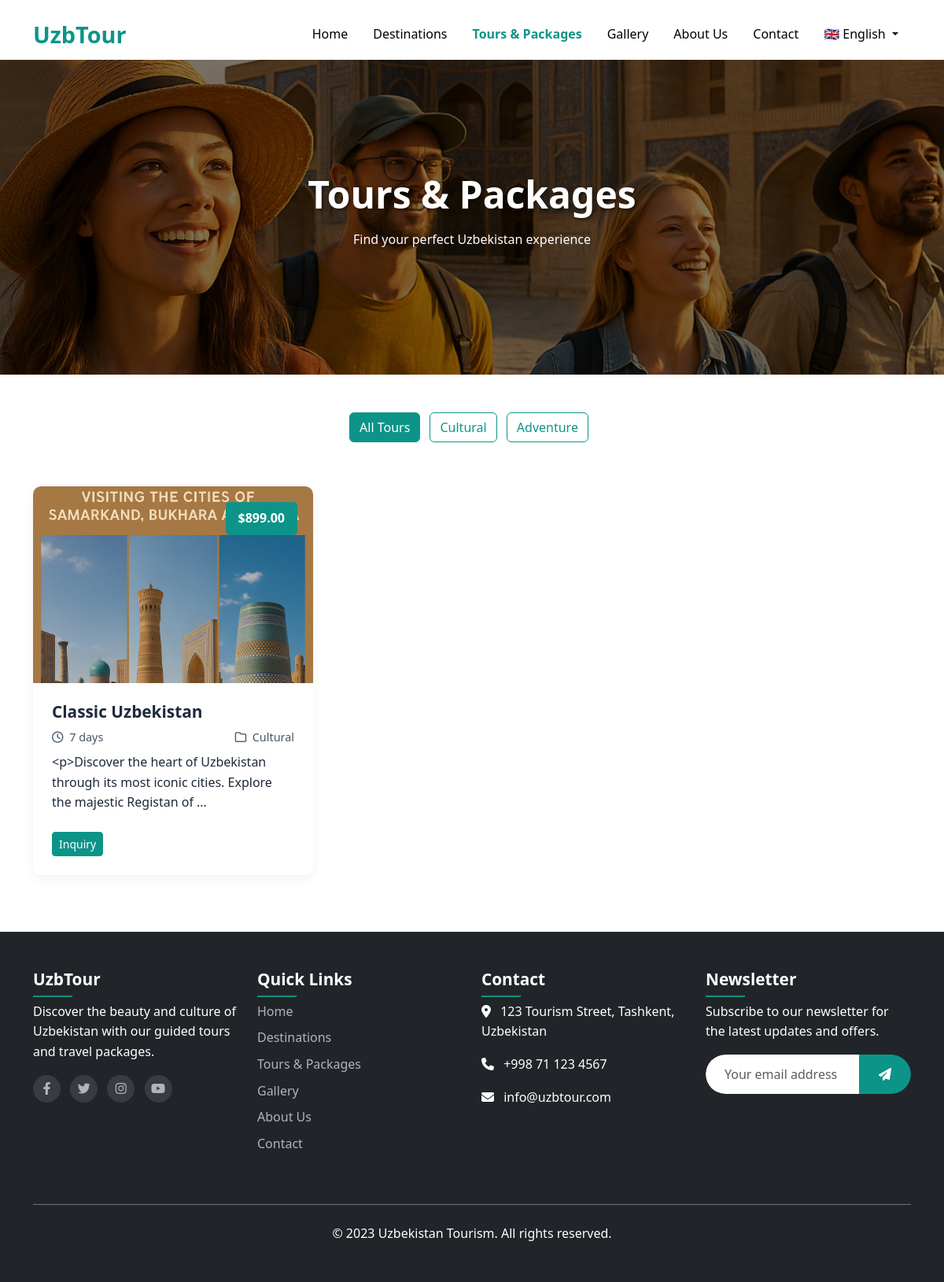
The app's page /en/tours/, older data.
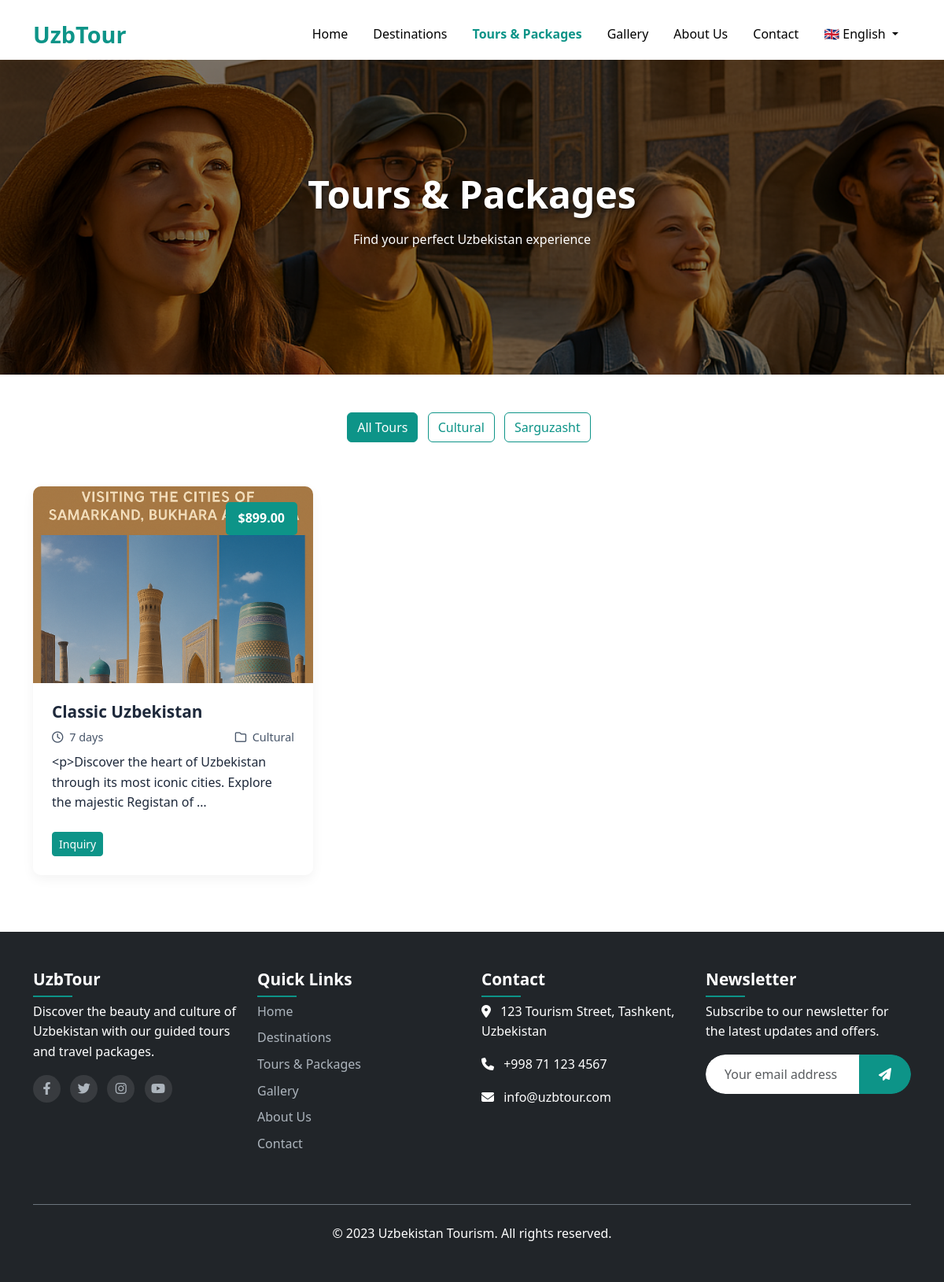
The same page, newer data.
### tours/models.py (models this page shows, shortened)
class TourCategory(models.Model):
    name = models.CharField(_('Name'), max_length=100)
    slug = models.SlugField(_('Slug'), unique=True)
    class Meta:
        verbose_name = _('Tour Category')
        verbose_name_plural = _('Tour Categories')

class Tour(models.Model):
    name = models.CharField(_('Name'), max_length=200)
    slug = models.SlugField(_('Slug'), unique=True)
    description = RichTextField(_('Description'))
    price = models.DecimalField(_('Price'), max_digits=10, decimal_places=2)
    duration = models.PositiveIntegerField(_('Duration (days)'))
    image = models.ImageField(_('Image'), upload_to='tours/')
    category = models.ForeignKey(TourCategory, on_delete=models.CASCADE, related_name='tours',
                                 verbose_name=_('Category'))
    highlights = RichTextField(_('Highlights'))
    created_at = models.DateTimeField(_('Created at'), auto_now_add=True)
    updated_at = models.DateTimeField(_('Updated at'), auto_now=True)
    class Meta:
        verbose_name = _('Tour')
        verbose_name_plural = _('Tours')
        ordering = ['-created_at']

### tours/views.py (the view)
# urls.py: path('', views.tour_list, name='list'),
def tour_list(request):
    categories = TourCategory.objects.all()
    category_slug = request.GET.get('category')
    if category_slug:
        category = get_object_or_404(TourCategory, slug=category_slug)
        tours = Tour.objects.filter(category=category)
    else:
        tours = Tour.objects.all()
    context = {
        'categories': categories,
        'tours': tours,
        'current_category': category_slug,
    }
    return render(request, 'tours/list.html', context)

### core/templatetags/custom_filters.py (called while the page is built)
@register.filter
def multiply(value, arg):
    return int(value) * int(arg)

### templates/tours/list.html (shortened to what this page needs)
{% extends 'base.html' %}
{% load static %}
{% load i18n %}
{% load custom_filters %}
{% block content %}
    <section class="page-hero">
        <div class="page-hero-image">
            <img src="{% static 'images/tours-hero.jpg' %}" alt="{% trans 'Tours in Uzbekistan' %}">
            <div class="page-hero-overlay"></div>
        </div>
        <div class="page-hero-content">
            <div class="container text-center">
                <h1>{% trans "Tours & Packages" %}</h1>
                <p>{% trans "Find your perfect Uzbekistan experience" %}</p>
            </div>
        </div>
    </section>
    <section class="tours-section py-5">
        <div class="container">
            <div class="filter-buttons text-center mb-5">
                <a href="{% url 'tours:list' %}" class="btn {% if not current_category %}btn-primary{% else %}btn-outline-primary{% endif %} me-2 mb-2">
                    {% trans "All Tours" %}
                </a>
                {% for category in categories %}
                    <a href="{% url 'tours:list' %}?category={{ category.slug }}" class="btn {% if current_category == category.slug %}btn-primary{% else %}btn-outline-primary{% endif %} me-2 mb-2">
                        {{ category.name }}
                    </a>
                {% endfor %}
            </div>
            <div class="row">
                {% for tour in tours %}
                    <div class="col-md-6 col-lg-4 mb-4" data-aos="fade-up" data-aos-delay="{{ forloop.counter|add:'-1'|multiply:100 }}">
                        <div class="tour-card">
                            <div class="tour-image">
                                <div class="tour-price">
                                    <span>${{ tour.price }}</span>
                                </div>
                            </div>
                            <div class="tour-content">
                                <h3>{{ tour.name }}</h3>
                                <div class="tour-meta">
                                    <span><i class="far fa-clock me-1"></i> {{ tour.duration }} {% trans "days" %}</span>
                                    <span><i class="far fa-folder me-1"></i> {{ tour.category.name }}</span>
                                </div>
                                <p class="mt-2">{{ tour.description|truncatewords:15 }}</p>
                                <a href="{% url 'tours:detail' tour.slug %}" class="btn btn-primary btn-sm mt-2">{% trans "Inquiry" %}</a>
                            </div>
                        </div>
                    </div>
                {% empty %}
                    <div class="col-12 text-center">
                        <p>{% trans "No tours found." %}</p>
                    </div>
                {% endfor %}
            </div>
        </div>
    </section>
{% endblock %}

### templates/base.html (shortened to what this page needs)
{% load static %}
{% load i18n %}
<!DOCTYPE html>
<html lang="{{ LANGUAGE_CODE }}">
<head>
  <link href="https://cdn.jsdelivr.net/npm/bootstrap@5.3.0/dist/css/bootstrap.min.css" rel="stylesheet">
  <link rel="stylesheet" href="https://cdnjs.cloudflare.com/ajax/libs/font-awesome/6.4.0/css/all.min.css">
  <link href="https://unpkg.com/aos@2.3.1/dist/aos.css" rel="stylesheet">
  <link rel="stylesheet" href="{% static 'css/style.css' %}">
</head>
<body id="body" class="{% if request.resolver_match.url_name == 'home' %}home-page{% else %}inner-page{% endif %}">
  <header class="header" id="header">
    <nav class="navbar navbar-expand-lg fixed-top">
      <div class="container">
        <a class="navbar-brand" href="{% url 'core:home' %}">UzbTour</a>
        <div class="collapse navbar-collapse" id="navbarNav">
          <ul class="navbar-nav ms-auto">
            <li class="nav-item">
              <a class="nav-link {% if request.resolver_match.app_name == 'core' %}active{% endif %}" href="{% url 'core:home' %}">{% trans "Home" %}</a>
            </li>
            <li class="nav-item">
              <a class="nav-link {% if request.resolver_match.app_name == 'destinations' %}active{% endif %}" href="{% url 'destinations:list' %}">{% trans "Destinations" %}</a>
            </li>
            <li class="nav-item">
              <a class="nav-link {% if request.resolver_match.app_name == 'tours' %}active{% endif %}" href="{% url 'tours:list' %}">{% trans "Tours & Packages" %}</a>
            </li>
            <li class="nav-item">
              <a class="nav-link {% if request.resolver_match.app_name == 'gallery' %}active{% endif %}" href="{% url 'gallery:gallery' %}">{% trans "Gallery" %}</a>
            </li>
            <li class="nav-item">
              <a class="nav-link {% if request.resolver_match.app_name == 'about' %}active{% endif %}" href="{% url 'about:about' %}">{% trans "About Us" %}</a>
            </li>
            <li class="nav-item">
              <a class="nav-link {% if request.resolver_match.app_name == 'contact' %}active{% endif %}" href="{% url 'contact:contact' %}">{% trans "Contact" %}</a>
            </li>
            <li class="nav-item dropdown">
              <form action="{% url 'set_language' %}" method="post" id="language-form">
                <a class="nav-link dropdown-toggle" href="#" id="languageDropdown" role="button" data-bs-toggle="dropdown">
                  {% if LANGUAGE_CODE == 'en' %}
                    🇬🇧 English
                  {% elif LANGUAGE_CODE == 'ru' %}
                    🇷🇺 Русский
                  {% elif LANGUAGE_CODE == 'uz' %}
                    🇺🇿 O'zbek
                  {% endif %}
                </a>
              </form>
            </li>
          </ul>
        </div>
      </div>
    </nav>
  </header>
  <main>
    {% block content %}{% endblock %}
  </main>
  <footer class="footer bg-dark text-white py-5">
    <div class="container">
      <div class="row">
        <div class="col-md-3 mb-4">
          <h5 class="mb-3">UzbTour</h5>
          <p>{% trans "Discover the beauty and culture of Uzbekistan with our guided tours and travel packages." %}</p>
          <div class="social-icons">
            <a href="#" class="me-2"><i class="fab fa-facebook-f"></i></a>
            <a href="#" class="me-2"><i class="fab fa-twitter"></i></a>
            <a href="#" class="me-2"><i class="fab fa-instagram"></i></a>
            <a href="#"><i class="fab fa-youtube"></i></a>
          </div>
        </div>
        <div class="col-md-3 mb-4">
          <h5 class="mb-3">{% trans "Quick Links" %}</h5>
          <ul class="list-unstyled">
            <li><a href="{% url 'core:home' %}">{% trans "Home" %}</a></li>
            <li><a href="{% url 'destinations:list' %}">{% trans "Destinations" %}</a></li>
            <li><a href="{% url 'tours:list' %}">{% trans "Tours & Packages" %}</a></li>
            <li><a href="{% url 'gallery:gallery' %}">{% trans "Gallery" %}</a></li>
            <li><a href="{% url 'about:about' %}">{% trans "About Us" %}</a></li>
            <li><a href="{% url 'contact:contact' %}">{% trans "Contact" %}</a></li>
          </ul>
        </div>
        <div class="col-md-3 mb-4">
          <h5 class="mb-3">{% trans "Contact" %}</h5>
          <address class="mb-0">
            <p><i class="fas fa-map-marker-alt me-2"></i> 123 Tourism Street, Tashkent, Uzbekistan</p>
            <p><i class="fas fa-phone me-2"></i> +998 71 123 4567</p>
            <p><i class="fas fa-envelope me-2"></i> info@uzbtour.com</p>
          </address>
        </div>
        <div class="col-md-3 mb-4">
          <h5 class="mb-3">{% trans "Newsletter" %}</h5>
          <p>{% trans "Subscribe to our newsletter for the latest updates and offers." %}</p>
          <form class="newsletter-form">
            <div class="input-group">
              <input type="email" class="form-control" placeholder="{% trans 'Your email address' %}">
              <button class="btn btn-primary" type="submit"><i class="fas fa-paper-plane"></i></button>
            </div>
          </form>
        </div>
      </div>
      <div class="border-top border-secondary mt-4 pt-4 text-center">
        <p class="mb-0">{% trans "© 2023 Uzbekistan Tourism. All rights reserved." %}</p>
      </div>
    </div>
  </footer>
</body>
</html>

### static/css/style.css (style rules this page uses)
:root { --primary-color: #0d9488; --primary-dark: #0f766e; --primary-light: #5eead4; --secondary-color: #475569; --light-color: #f8fafc; --dark-color: #1e293b; --transition: all 0.3s ease; }
body { font-family: "Segoe UI", Tahoma, Geneva, Verdana, sans-serif; color: var(--dark-color); line-height: 1.6; }
a { color: var(--primary-color); text-decoration: none; transition: var(--transition); }
.btn-primary { background-color: var(--primary-color); border-color: var(--primary-color); }
.btn-outline-primary { color: var(--primary-color); border-color: var(--primary-color); }
.navbar { padding: 1rem 0; transition: var(--transition); }
.navbar-brand { font-size: 1.8rem; font-weight: 700; color: var(--primary-color); }
.nav-link { font-weight: 500; padding: 0.5rem 1rem !important; color: white; }
.nav-link.active, .nav-link:hover { color: var(--primary-light) !important; }
.page-hero { position: relative; height: 50vh; display: flex; align-items: center; justify-content: center; color: white; margin-top: 76px; }
.page-hero-image { position: absolute; top: 0; left: 0; width: 100%; height: 100%; z-index: -1; }
.page-hero-image img { width: 100%; height: 100%; object-fit: cover; }
.page-hero-overlay { position: absolute; top: 0; left: 0; width: 100%; height: 100%; background-color: rgba(0, 0, 0, 0.5); }
.page-hero-content { text-align: center; z-index: 1; }
.page-hero-content h1 { font-size: 3rem; font-weight: 700; margin-bottom: 1rem; text-shadow: 2px 2px 4px rgba(0, 0, 0, 0.5); }
.tour-card { background-color: white; border-radius: 10px; overflow: hidden; box-shadow: 0 5px 15px rgba(0, 0, 0, 0.05); transition: var(--transition); height: 100%; }
.tour-image { position: relative; height: 250px; overflow: hidden; }
.tour-price { position: absolute; top: 20px; right: 20px; background-color: var(--primary-color); color: white; padding: 0.5rem 1rem; border-radius: 5px; font-weight: 600; }
.tour-content { padding: 1.5rem; }
.tour-content h3 { font-size: 1.3rem; font-weight: 600; margin-bottom: 0.5rem; }
.tour-meta { display: flex; justify-content: space-between; color: var(--secondary-color); font-size: 0.9rem; margin-bottom: 0.5rem; }
.footer { background-color: var(--dark-color); color: white; }
.footer h5 { font-size: 1.3rem; font-weight: 600; margin-bottom: 1.5rem; position: relative; }
.footer h5::after { content: ""; position: absolute; bottom: -10px; left: 0; width: 50px; height: 2px; background-color: var(--primary-color); }
.footer a { color: #adb5bd; transition: var(--transition); }
.footer ul li { margin-bottom: 0.5rem; }
.social-icons a { display: inline-block; width: 35px; height: 35px; background-color: rgba(255, 255, 255, 0.1); border-radius: 50%; line-height: 35px; text-align: center; transition: var(--transition); }
.newsletter-form .input-group { border-radius: 30px; overflow: hidden; }
.newsletter-form .form-control { border-top-left-radius: 30px; border-bottom-left-radius: 30px; border: none; padding: 0.75rem 1.5rem; }
.newsletter-form .btn { border-top-right-radius: 30px; border-bottom-right-radius: 30px; padding: 0.75rem 1.5rem; }

### templates/base.html (style rules this page uses)
.navbar .nav-link { transition: color 0.3s ease; }
.home-page.scrolled .navbar .nav-link, .inner-page .navbar .nav-link { color: #000000 !important; }
.navbar .nav-link.active { color: #0d9488 !important; font-weight: bold; text-decoration: none !important; }

Row changes from the older to the newer data that the page shows:
changed TourCategory: name "Adventure" → "Sarguzasht"
